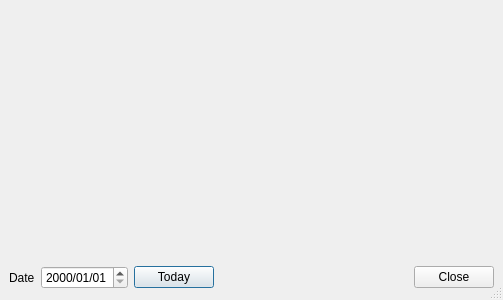
<?xml version="1.0" encoding="UTF-8"?>
<ui version="4.0">
 <class>Dialog</class>
 <widget class="QDialog" name="Dialog">
  <property name="geometry">
   <rect>
    <x>0</x>
    <y>0</y>
    <width>503</width>
    <height>300</height>
   </rect>
  </property>
  <property name="windowTitle">
   <string>Solar System Sequencer - Targets</string>
  </property>
  <property name="sizeGripEnabled">
   <bool>true</bool>
  </property>
  <layout class="QVBoxLayout" name="verticalLayout">
   <property name="leftMargin">
    <number>0</number>
   </property>
   <property name="topMargin">
    <number>0</number>
   </property>
   <property name="rightMargin">
    <number>0</number>
   </property>
   <item>
    <widget class="QFrame" name="frame">
     <property name="sizePolicy">
      <sizepolicy hsizetype="Preferred" vsizetype="MinimumExpanding">
       <horstretch>0</horstretch>
       <verstretch>0</verstretch>
      </sizepolicy>
     </property>
     <property name="frameShape">
      <enum>QFrame::NoFrame</enum>
     </property>
     <property name="frameShadow">
      <enum>QFrame::Plain</enum>
     </property>
     <layout class="QVBoxLayout" name="verticalLayout_3">
      <property name="leftMargin">
       <number>0</number>
      </property>
      <property name="topMargin">
       <number>0</number>
      </property>
      <property name="rightMargin">
       <number>0</number>
      </property>
      <property name="bottomMargin">
       <number>0</number>
      </property>
      <item>
       <layout class="QVBoxLayout" name="verticalLayout_2"/>
      </item>
     </layout>
    </widget>
   </item>
   <item>
    <layout class="QHBoxLayout" name="horizontalLayout">
     <property name="sizeConstraint">
      <enum>QLayout::SetDefaultConstraint</enum>
     </property>
     <property name="leftMargin">
      <number>9</number>
     </property>
     <property name="rightMargin">
      <number>9</number>
     </property>
     <item>
      <widget class="QLabel" name="schedule_date_label">
       <property name="sizePolicy">
        <sizepolicy hsizetype="Fixed" vsizetype="Preferred">
         <horstretch>0</horstretch>
         <verstretch>0</verstretch>
        </sizepolicy>
       </property>
       <property name="text">
        <string>Date</string>
       </property>
      </widget>
     </item>
     <item>
      <widget class="QDateEdit" name="schedule_dateedit">
       <property name="sizePolicy">
        <sizepolicy hsizetype="Fixed" vsizetype="Fixed">
         <horstretch>0</horstretch>
         <verstretch>0</verstretch>
        </sizepolicy>
       </property>
       <property name="focusPolicy">
        <enum>Qt::StrongFocus</enum>
       </property>
       <property name="maximumTime">
        <time>
         <hour>0</hour>
         <minute>0</minute>
         <second>0</second>
        </time>
       </property>
       <property name="currentSection">
        <enum>QDateTimeEdit::DaySection</enum>
       </property>
       <property name="displayFormat">
        <string>yyyy/MM/dd</string>
       </property>
       <property name="calendarPopup">
        <bool>false</bool>
       </property>
       <property name="currentSectionIndex">
        <number>2</number>
       </property>
      </widget>
     </item>
     <item>
      <widget class="QPushButton" name="today_btn">
       <property name="text">
        <string>Today</string>
       </property>
      </widget>
     </item>
     <item>
      <widget class="QDialogButtonBox" name="buttonBox">
       <property name="orientation">
        <enum>Qt::Horizontal</enum>
       </property>
       <property name="standardButtons">
        <set>QDialogButtonBox::Close</set>
       </property>
      </widget>
     </item>
    </layout>
   </item>
  </layout>
 </widget>
 <resources/>
 <connections>
  <connection>
   <sender>buttonBox</sender>
   <signal>accepted()</signal>
   <receiver>Dialog</receiver>
   <slot>accept()</slot>
   <hints>
    <hint type="sourcelabel">
     <x>343</x>
     <y>281</y>
    </hint>
    <hint type="destinationlabel">
     <x>157</x>
     <y>274</y>
    </hint>
   </hints>
  </connection>
  <connection>
   <sender>buttonBox</sender>
   <signal>rejected()</signal>
   <receiver>Dialog</receiver>
   <slot>reject()</slot>
   <hints>
    <hint type="sourcelabel">
     <x>390</x>
     <y>287</y>
    </hint>
    <hint type="destinationlabel">
     <x>286</x>
     <y>274</y>
    </hint>
   </hints>
  </connection>
 </connections>
</ui>
